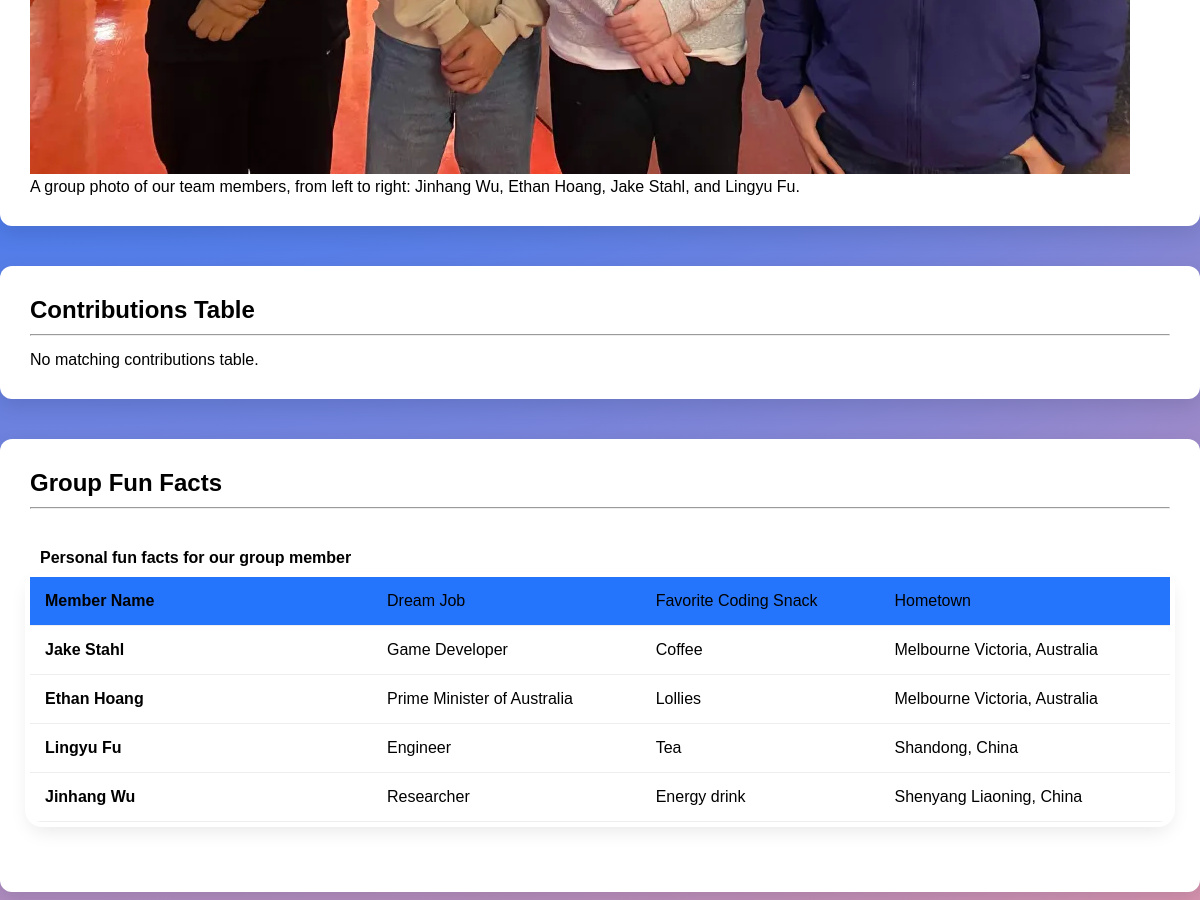
Page /About.php (middle part) on the earlier database version.
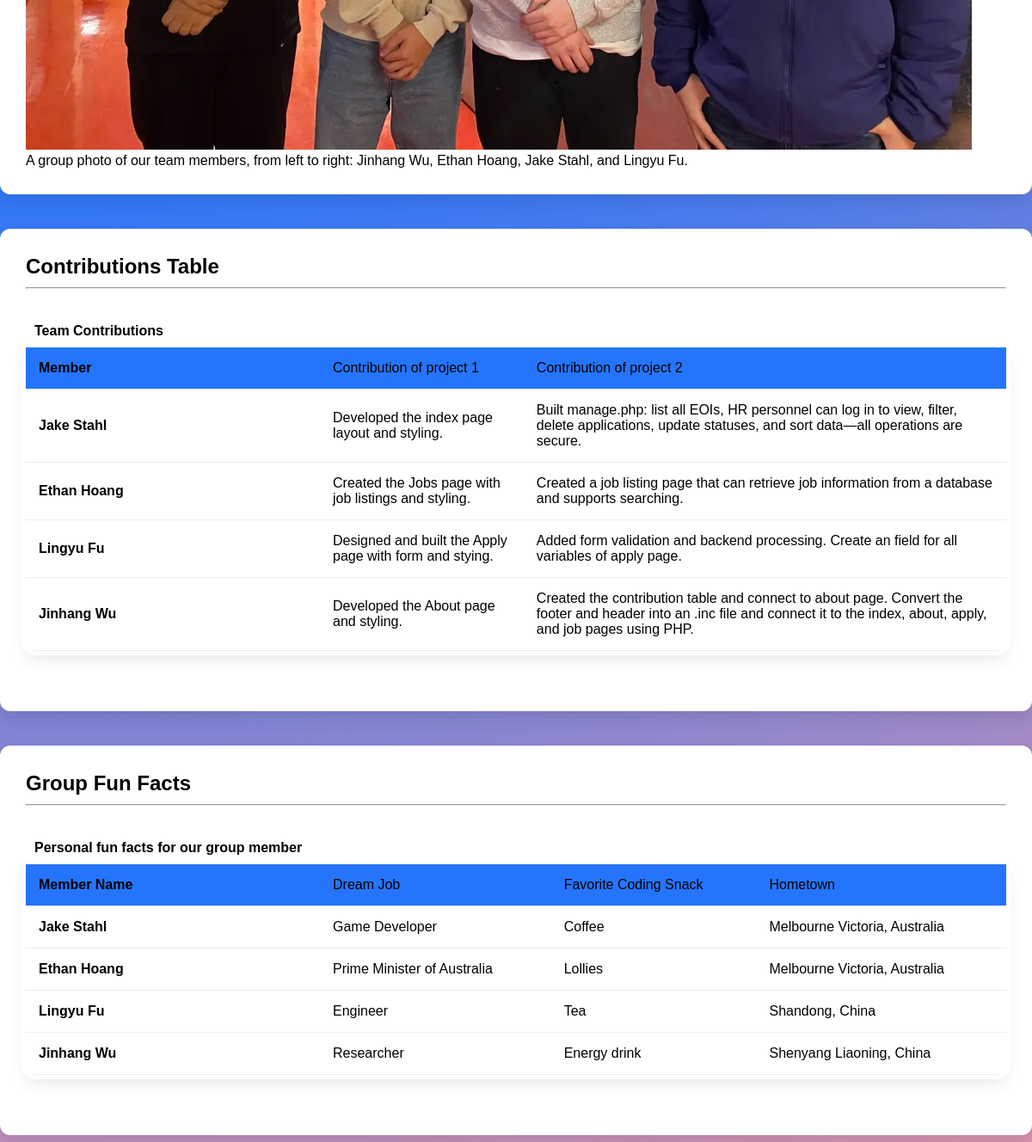
Same page on the later database version.
### tables this page shows
CREATE TABLE `contributions` (
  `contribution_list_id` int(11) NOT NULL,
  `member_name` varchar(100) NOT NULL,
  `contribution_project1` text NOT NULL,
  `contribution_project2` text NOT NULL
);

### About.php (the view, shortened to what this page needs)
<!DOCTYPE html>
<html lang="en">
<head>
    <link rel="stylesheet" href="styles/Index.css">
    <link rel="stylesheet" href="styles/Main.css">
</head>
<div class="about">
    <figure>
        <img src="Images/GroupPhoto.png" alt="Group Photo" >
        <figcaption>
            A group photo of our team members, from left to right: Jinhang Wu, Ethan Hoang, Jake Stahl, and Lingyu Fu.
        </figcaption>
    </figure>
</div>
<div class="about">
    <h2>Contributions Table</h2>
    <hr>
<?php
require_once "settings.php";
$dbconn = mysqli_connect($host,$user,$pwd,$sql_db);
    $sql = "SELECT * FROM contributions";
    $result = mysqli_query($dbconn, $sql);
if ($result && mysqli_num_rows($result) > 0) {
    echo "<table class='aboutTable'>";
    echo "<caption>Team Contributions</caption>";
    echo "<thead>";
    echo "<tr><td style='pointer-events: none;'>Member</td><td style='pointer-events: none;'>Contribution of project 1</td><td style='pointer-events: none;'>Contribution of project 2</td></tr>";
    echo "</thead>";
    echo "<tbody>";
while ($row = mysqli_fetch_assoc($result)) {
    echo "<tr>";
    echo "<td>" . $row['member_name'] . "</td>";
    echo "<td>" . $row['contribution_project1'] . "</td>";
    echo "<td>" . $row['contribution_project2'] . "</td>";
    echo "</tr>";
}
    echo "</tbody>";
    echo "</table>";
} else {
    echo "No matching contributions table.";
}
?>
</div>
<div class="about">
    <h2>Group Fun Facts</h2>
    <hr>
    <table class="aboutTable">
        <caption>Personal fun facts for our group member</caption>
        <thead>
            <tr>
                <td style="pointer-events: none;">Member Name</td>
                <td style="pointer-events: none;">Dream Job</td>
                <td style="pointer-events: none;">Favorite Coding Snack</td>
                <td style="pointer-events: none;">Hometown</td>
            </tr>
        </thead>
        <tbody>
            <tr>
                <td>Jake Stahl</td>
                <td>Game Developer </td>
                <td>Coffee</td>
                <td>Melbourne Victoria, Australia</td>
            </tr>
            <tr>
                <td>Ethan Hoang</td>
                <td>Prime Minister of Australia</td>
                <td>Lollies</td>
                <td>Melbourne Victoria, Australia</td>
            </tr>
            <tr>
                <td>Lingyu Fu</td>
                <td>Engineer</td>
                <td>Tea</td>
                <td>Shandong, China</td>
            </tr>
            <tr>
                <td>Jinhang Wu</td>
                <td>Researcher</td>
                <td>Energy drink</td>
                <td>Shenyang Liaoning, China</td>
            </tr>
        </tbody>
    </table>
</div>
</html>

### Styles/Index.css (style rules this page uses)
table { width: 80%; max-width: 800px; margin: 40px auto; border-collapse: collapse; background-color: white; border-radius: 12px; overflow: hidden; box-shadow: 0 8px 20px rgba(0, 0, 0, 0.1); font-family: Arial, sans-serif; box-shadow: 0 0 0 5px white, 0 8px 20px rgba(0,0,0,0.1); }
td { padding: 15px; border-bottom: 1px solid #eee; }
td:first-child { font-weight: bold; width: 30%; }
.about { max-width: 1200px; margin: 40px auto; padding: 30px; background-color: white; border-radius: 12px; box-shadow: 0 8px 20px rgba(0, 0, 0, 0.1); font-family: Arial, sans-serif; }
.about h2 { display: flex; margin-bottom: 10px; }
.about hr { color: black; margin-bottom: 15px; }
.aboutTable { width: 100% !important; max-width: none !important; }
.about thead { background-color: #2575fc; }
.aboutTable caption { text-align: left; font-weight: bold; margin-bottom: 10px; margin-left: 10px; }

### Styles/Main.css (style rules this page uses)
* { margin: 0; padding: 0; box-sizing: border-box; }

Differences in the rows shown:
added contributions: member_name "Jake Stahl", contribution_project1 "Developed the index page layout and styling.", contribution_project2 "Built manage.php: list all EOIs, HR personnel can log in to view, filter, delete applications, update statuses, and sort data—all operations are secure."
added contributions: member_name "Ethan Hoang", contribution_project1 "Created the Jobs page with job listings and styling.", contribution_project2 "Created a job listing page that can retrieve job information from a database and supports searching."
added contributions: member_name "Lingyu Fu", contribution_project1 "Designed and built the Apply page with form and stying.", contribution_project2 "Added form validation and backend processing. Create an field for all variables of apply page."
added contributions: member_name "Jinhang Wu", contribution_project1 "Developed the About page and styling.", contribution_project2 "Created the contribution table and connect to about page. Convert the footer and header into an .inc file and connect it to the index, about, apply, and job pages using PHP."
Other differences:
text no longer shown: "No matching contributions table."
text now shown: "Team Contributions Member Contribution of project 1 Contribution of project 2"
